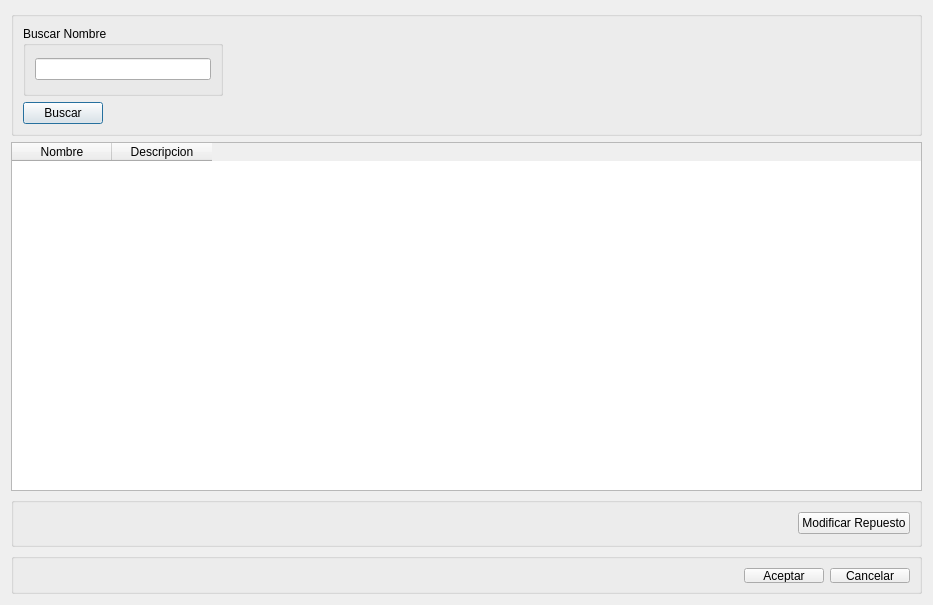
<?xml version="1.0" encoding="UTF-8"?>
<ui version="4.0">
 <class>Dialog</class>
 <widget class="QDialog" name="Dialog">
  <property name="geometry">
   <rect>
    <x>0</x>
    <y>0</y>
    <width>933</width>
    <height>605</height>
   </rect>
  </property>
  <property name="windowTitle">
   <string>Repuestos de la Division</string>
  </property>
  <layout class="QVBoxLayout" name="verticalLayout">
   <item>
    <widget class="QGroupBox" name="groupBox">
     <property name="sizePolicy">
      <sizepolicy hsizetype="Expanding" vsizetype="Minimum">
       <horstretch>0</horstretch>
       <verstretch>0</verstretch>
      </sizepolicy>
     </property>
     <property name="title">
      <string/>
     </property>
     <layout class="QVBoxLayout" name="verticalLayout_2">
      <item>
       <widget class="QGroupBox" name="groupBox_2">
        <property name="sizePolicy">
         <sizepolicy hsizetype="Maximum" vsizetype="Preferred">
          <horstretch>0</horstretch>
          <verstretch>0</verstretch>
         </sizepolicy>
        </property>
        <property name="minimumSize">
         <size>
          <width>150</width>
          <height>70</height>
         </size>
        </property>
        <property name="maximumSize">
         <size>
          <width>200</width>
          <height>70</height>
         </size>
        </property>
        <property name="title">
         <string>Buscar Nombre</string>
        </property>
        <layout class="QHBoxLayout" name="horizontalLayout_2">
         <item>
          <widget class="QLineEdit" name="lineEditBuscarNombre"/>
         </item>
        </layout>
       </widget>
      </item>
      <item>
       <widget class="QPushButton" name="pushButtonBuscar">
        <property name="sizePolicy">
         <sizepolicy hsizetype="Maximum" vsizetype="Fixed">
          <horstretch>0</horstretch>
          <verstretch>0</verstretch>
         </sizepolicy>
        </property>
        <property name="whatsThis">
         <string>Buscar segun el criterio elegido</string>
        </property>
        <property name="text">
         <string>Buscar</string>
        </property>
       </widget>
      </item>
     </layout>
    </widget>
   </item>
   <item>
    <widget class="QTableWidget" name="tableWidgetDatosRepuestos">
     <column>
      <property name="text">
       <string>Nombre</string>
      </property>
     </column>
     <column>
      <property name="text">
       <string>Descripcion</string>
      </property>
     </column>
    </widget>
   </item>
   <item>
    <widget class="QGroupBox" name="groupBox_3">
     <property name="minimumSize">
      <size>
       <width>50</width>
       <height>50</height>
      </size>
     </property>
     <property name="title">
      <string/>
     </property>
     <layout class="QHBoxLayout" name="horizontalLayout">
      <item>
       <spacer name="horizontalSpacer">
        <property name="orientation">
         <enum>Qt::Horizontal</enum>
        </property>
        <property name="sizeHint" stdset="0">
         <size>
          <width>40</width>
          <height>20</height>
         </size>
        </property>
       </spacer>
      </item>
      <item>
       <widget class="QPushButton" name="pushButtonModificarRepuesto">
        <property name="text">
         <string>Modificar Repuesto</string>
        </property>
       </widget>
      </item>
     </layout>
    </widget>
   </item>
   <item>
    <widget class="QGroupBox" name="groupBoxButtonBox">
     <property name="minimumSize">
      <size>
       <width>271</width>
       <height>41</height>
      </size>
     </property>
     <property name="maximumSize">
      <size>
       <width>16777215</width>
       <height>41</height>
      </size>
     </property>
     <property name="title">
      <string/>
     </property>
     <layout class="QGridLayout" name="gridLayout_2">
      <property name="leftMargin">
       <number>9</number>
      </property>
      <property name="topMargin">
       <number>9</number>
      </property>
      <property name="rightMargin">
       <number>9</number>
      </property>
      <property name="bottomMargin">
       <number>8</number>
      </property>
      <item row="0" column="1">
       <widget class="QPushButton" name="pushButtonAceptar">
        <property name="text">
         <string>Aceptar</string>
        </property>
       </widget>
      </item>
      <item row="0" column="2">
       <widget class="QPushButton" name="pushButtonCancelar">
        <property name="text">
         <string>Cancelar</string>
        </property>
       </widget>
      </item>
      <item row="0" column="0">
       <spacer name="horizontalSpacer_2">
        <property name="orientation">
         <enum>Qt::Horizontal</enum>
        </property>
        <property name="sizeHint" stdset="0">
         <size>
          <width>40</width>
          <height>20</height>
         </size>
        </property>
       </spacer>
      </item>
     </layout>
    </widget>
   </item>
  </layout>
 </widget>
 <resources/>
 <connections/>
</ui>
